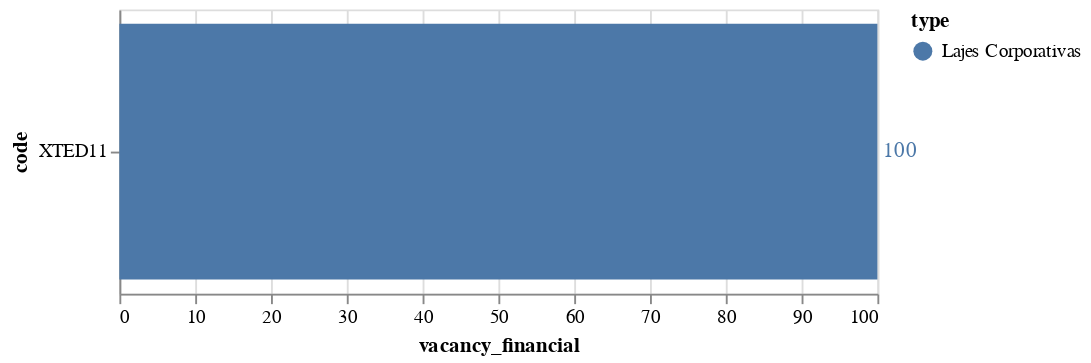

The cell this chart's notebook holds for it:
### Code cell
(bars_financial + text_financial).properties(height=150)

### Figure 1 — Vega-Lite specification as saved in the notebook (floating-point values rounded to 4 significant figures)
{"config": {"view": {"continuousWidth": 400, "continuousHeight": 300}}, "layer": [{"mark": "bar", "encoding": {"color": {"type": "nominal", "field": "type"}, "tooltip": [{"type": "nominal", "field": "code"}, {"type": "nominal", "field": "type"}, {"type": "quantitative", "field": "current_price"}, {"type": "quantitative", "field": "dy_current"}, {"type": "quantitative", "field": "patrimony_p_vpa"}, {"type": "quantitative", "field": "dy_12m_sum"}], "x": {"type": "quantitative", "field": "vacancy_financial"}, "y": {"type": "nominal", "field": "code"}}}, {"mark": {"type": "text", "align": "left", "baseline": "middle", "dx": 3}, "encoding": {"color": {"type": "nominal", "field": "type"}, "text": {"type": "quantitative", "field": "vacancy_financial"}, "tooltip": [{"type": "nominal", "field": "code"}, {"type": "nominal", "field": "type"}, {"type": "quantitative", "field": "current_price"}, {"type": "quantitative", "field": "dy_current"}, {"type": "quantitative", "field": "patrimony_p_vpa"}, {"type": "quantitative", "field": "dy_12m_sum"}], "x": {"type": "quantitative", "field": "vacancy_financial"}, "y": {"type": "nominal", "field": "code"}}}], "data": {"name": "data-bd671615c290eb4a3a47d1d61e8efd8b"}, "height": 150, "$schema": "https://vega.github.io/schema/vega-lite/v4.8.1.json", "datasets": {"data-bd671615c290eb4a3a47d1d61e8efd8b": [{"code": "FIVN11", "url": "/funds/fivn11", "type": "Shoppings", "current_price": 4.56, "dividend": 331.0, "dy_current": 0.0, "dy_3m_sum": 0.0, "dy_6m_sum": 0.0, "dy_12m_sum": 0.0, "dy_3m_avg": 0.0, "dy_6m_avg": 0.0, "dy_12m_avg": 0.0, "dy_annual": null, "price_variation": 0.0, "profitability_period": 0.0, "profitability_sum_ytd": 0.0, "patrimony_net_value": 71560000.0, "patrimony_vpa": 7.602, "patrimony_p_vpa": 0.5998, "patrimony_dy": null, "patrimony_variation": null, "patrimony_profitability_period": null, "patrimony_profitability_sum_ytd": null, "vacancy_physical": 56.0, "vacancy_financial": null, "realty": 1}, {"code": "XTED11", "url": "/funds/xted11", "type": "Lajes Corporativas", "current_price": 7.28, "dividend": 3427.0, "dy_current": 0.0, "dy_3m_sum": 0.0, "dy_6m_sum": 0.0, "dy_12m_sum": 0.0, "dy_3m_avg": 0.0, "dy_6m_avg": 0.0, "dy_12m_avg": 0.0, "dy_annual": 0.0, "price_variation": 1.096, "profitability_period": 1.096, "profitability_sum_ytd": -37.83, "patrimony_net_value": 26300000.0, "patrimony_vpa": 14.67, "patrimony_p_vpa": 0.4962, "patrimony_dy": null, "patrimony_variation": null, "patrimony_profitability_period": null, "patrimony_profitability_sum_ytd": null, "vacancy_physical": 100.0, "vacancy_financial": 100.0, "realty": 1}, {"code": "ALMI11", "url": "/funds/almi11", "type": "Lajes Corporativas", "current_price": 1195.0, "dividend": 105.0, "dy_current": 0.0, "dy_3m_sum": 0.0, "dy_6m_sum": 0.0, "dy_12m_sum": 0.0, "dy_3m_avg": 0.0, "dy_6m_avg": 0.0, "dy_12m_avg": 0.0, "dy_annual": 0.0, "price_variation": 2.269, "profitability_period": 2.269, "profitability_sum_ytd": -28.29, "patrimony_net_value": 220600000.0, "patrimony_vpa": 1984.0, "patrimony_p_vpa": 0.6024, "patrimony_dy": null, "patrimony_variation": null, "patrimony_profitability_period": null, "patrimony_profitability_sum_ytd": null, "vacancy_physical": 71.19, "vacancy_financial": null, "realty": 1}, {"code": "BBVJ11", "url": "/funds/bbvj11", "type": "Lajes Corporativas", "current_price": 57.5, "dividend": 51.0, "dy_current": 0.6112, "dy_3m_sum": 0.7427, "dy_6m_sum": 0.9356, "dy_12m_sum": 0.9614, "dy_3m_avg": 0.2476, "dy_6m_avg": 0.1559, "dy_12m_avg": 0.08012, "dy_annual": 0.9614, "price_variation": 19.24, "profitability_period": 19.96, "profitability_sum_ytd": -9.149, "patrimony_net_value": 155900000.0, "patrimony_vpa": 57.52, "patrimony_p_vpa": 0.9997, "patrimony_dy": null, "patrimony_variation": null, "patrimony_profitability_period": null, "patrimony_profitability_sum_ytd": null, "vacancy_physical": 70.4, "vacancy_financial": null, "realty": 1}, {"code": "HTMX11", "url": "/funds/htmx11", "type": "Hotel", "current_price": 118.0, "dividend": 1936.0, "dy_current": 0.0, "dy_3m_sum": 0.8012, "dy_6m_sum": 2.197, "dy_12m_sum": 5.413, "dy_3m_avg": 0.2671, "dy_6m_avg": 0.3662, "dy_12m_avg": 0.4511, "dy_annual": 0.8012, "price_variation": -28.14, "profitability_period": -28.14, "profitability_sum_ytd": -32.26, "patrimony_net_value": 182300000.0, "patrimony_vpa": 145.0, "patrimony_p_vpa": 0.8137, "patrimony_dy": null, "patrimony_variation": null, "patrimony_profitability_period": null, "patrimony_profitability_sum_ytd": null, "vacancy_physical": 93.0, "vacancy_financial": null, "realty": 23}, {"code": "BBFI11B", "url": "/funds/bbfi11b", "type": "Lajes Corporativas", "current_price": 2300.0, "dividend": 184.0, "dy_current": 1.102, "dy_3m_sum": 2.927, "dy_6m_sum": 6.083, "dy_12m_sum": 11.49, "dy_3m_avg": 0.9755, "dy_6m_avg": 1.014, "dy_12m_avg": 0.9577, "dy_annual": 6.955, "price_variation": -13.43, "profitability_period": -12.48, "profitability_sum_ytd": -16.51, "patrimony_net_value": 408100000.0, "patrimony_vpa": 3139.0, "patrimony_p_vpa": 0.7327, "patrimony_dy": 0.8069, "patrimony_variation": 0.0331, "patrimony_profitability_period": 0.8403, "patrimony_profitability_sum_ytd": 5.457, "vacancy_physical": 72.2, "vacancy_financial": null, "realty": 2}]}}
